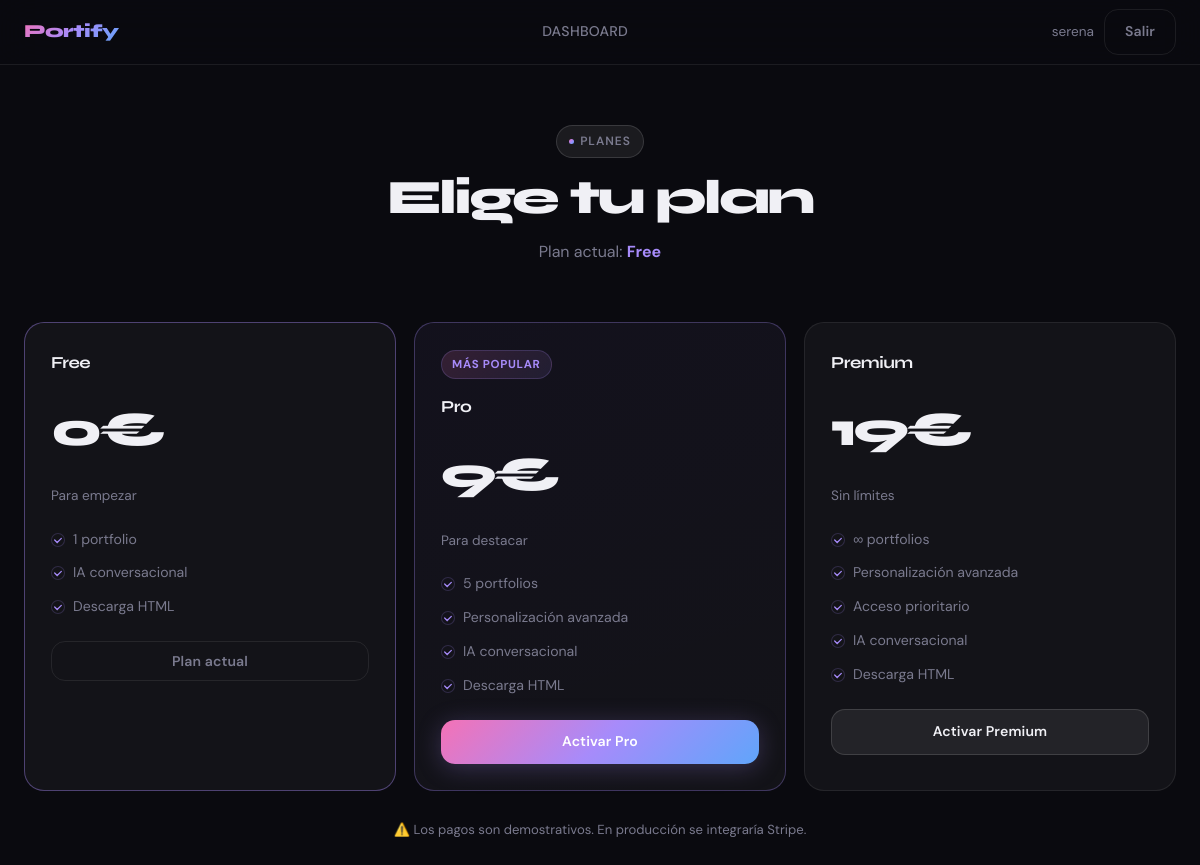
Page /planes (signed in) on the committed database.
### tables this page shows
CREATE TABLE usuarios (
            id INTEGER PRIMARY KEY AUTOINCREMENT,
            nombre TEXT NOT NULL,
            email TEXT UNIQUE NOT NULL,
            password TEXT NOT NULL,
            plan TEXT DEFAULT 'free',
            creado_en TEXT DEFAULT (datetime('now'))
        );

### app.py (the view)
@app.route("/planes")
def planes():
    if "user_id" not in session: return redirect(url_for("login"))
    with get_db() as db:
        user = db.execute("SELECT * FROM usuarios WHERE id=?", (session["user_id"],)).fetchone()
    return render_template("planes.html", user=user, planes=PLANES)

### app.py (called while the page is built)
def get_db():
    conn = sqlite3.connect(DB_PATH)
    conn.row_factory = sqlite3.Row
    return conn

### templates/planes.html (shortened to what this page needs)
<!DOCTYPE html>
<html lang="es">
<head>
  <link rel="stylesheet" href="{{ url_for('static', filename='css/style.css') }}">
</head>
<body>
<header class="site-header">
  <div class="wrapper nav">
    <a href="/" class="logo">Portify</a>
    <nav class="menu"><a href="/dashboard">Dashboard</a></nav>
    <div class="nav-actions">
      <span style="color:var(--muted);font-size:.85rem">{{ user.nombre }}</span>
      <a href="/logout" class="btn btn-ghost">Salir</a>
    </div>
  </div>
</header>
<main class="planes-main">
  <div class="wrapper">
    <div class="section-heading reveal">
      <span class="section-tag">Planes</span>
      <h2>Elige tu plan</h2>
      <p>Plan actual: <strong style="color:var(--accent)">{{ user.plan|capitalize }}</strong></p>
    </div>
    <div class="pricing-grid">
      {% for key, plan in planes.items() %}
      <article class="price-card reveal {% if key==user.plan %}active-plan{% endif %} {% if key=='pro' %}featured-price{% endif %}">
        {% if key=='pro' %}<span class="price-badge">Más popular</span>{% endif %}
        <h3>{{ plan.nombre }}</h3>
        <div class="price">{{ plan.precio }}€</div>
        <p class="price-sub">{% if key=='free' %}Para empezar{% elif key=='pro' %}Para destacar{% else %}Sin límites{% endif %}</p>
        <ul>
          <li>{{ plan.max_portfolios if plan.max_portfolios < 999 else '∞' }} portfolio{% if plan.max_portfolios != 1 %}s{% endif %}</li>
          {% if key != 'free' %}<li>Personalización avanzada</li>{% endif %}
          {% if key == 'premium' %}<li>Acceso prioritario</li>{% endif %}
          <li>IA conversacional</li>
          <li>Descarga HTML</li>
        </ul>
        {% if key == user.plan %}
          <button class="btn btn-ghost full-btn" disabled>Plan actual</button>
        {% else %}
          <a href="/activar-plan/{{ key }}"
             class="btn {% if key=='pro' %}btn-primary{% else %}btn-secondary{% endif %} full-btn"
             onclick="return confirm('¿Cambiar al plan {{ plan.nombre }}? (Demo: sin pago real)')">
            {% if plan.precio == 0 %}Bajar a Free{% else %}Activar {{ plan.nombre }}{% endif %}
          </a>
        {% endif %}
      </article>
      {% endfor %}
    </div>
    <p style="text-align:center;color:var(--muted);margin-top:28px;font-size:.82rem">
      ⚠️ Los pagos son demostrativos. En producción se integraría Stripe.
    </p>
  </div>
</main>
</body>
</html>

### rows in the picture
usuarios: nombre "serena", plan "Free", nombre "Free", precio "0", shows "Para empezar", id "1", shows "Plan actual"

### other values in the picture
{{ plan.nombre }} "Pro" "Premium"
{{ plan.precio }} "9" "19"
{{ plan.max_portfolios if plan.max_portfolios < 999 else '∞' }} "5" "∞"
